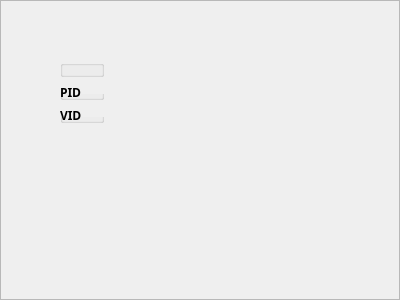
<?xml version="1.0" encoding="UTF-8"?>
<ui version="4.0">
 <class>chargeParaTab</class>
 <widget class="QWidget" name="chargeParaTab">
  <property name="geometry">
   <rect>
    <x>0</x>
    <y>0</y>
    <width>400</width>
    <height>300</height>
   </rect>
  </property>
  <property name="font">
   <font>
    <family>微软雅黑</family>
    <weight>75</weight>
    <bold>true</bold>
   </font>
  </property>
  <property name="windowTitle">
   <string>Form</string>
  </property>
  <layout class="QVBoxLayout" name="verticalLayout_2">
   <property name="spacing">
    <number>0</number>
   </property>
   <property name="leftMargin">
    <number>0</number>
   </property>
   <property name="topMargin">
    <number>0</number>
   </property>
   <property name="rightMargin">
    <number>0</number>
   </property>
   <property name="bottomMargin">
    <number>0</number>
   </property>
   <item>
    <widget class="QScrollArea" name="scrollArea">
     <property name="widgetResizable">
      <bool>true</bool>
     </property>
     <widget class="QWidget" name="scrollAreaWidgetContents">
      <property name="geometry">
       <rect>
        <x>0</x>
        <y>0</y>
        <width>398</width>
        <height>298</height>
       </rect>
      </property>
      <widget class="QWidget" name="layoutWidget">
       <property name="geometry">
        <rect>
         <x>50</x>
         <y>50</y>
         <width>62</width>
         <height>81</height>
        </rect>
       </property>
       <layout class="QVBoxLayout" name="verticalLayout" stretch="2,3,7">
        <property name="leftMargin">
         <number>9</number>
        </property>
        <property name="topMargin">
         <number>9</number>
        </property>
        <property name="rightMargin">
         <number>9</number>
        </property>
        <property name="bottomMargin">
         <number>9</number>
        </property>
        <item>
         <widget class="QGroupBox" name="groupBox">
          <property name="title">
           <string/>
          </property>
         </widget>
        </item>
        <item>
         <widget class="QGroupBox" name="groupBox_2">
          <property name="title">
           <string>PID</string>
          </property>
         </widget>
        </item>
        <item>
         <widget class="QGroupBox" name="groupBox_3">
          <property name="title">
           <string>VID</string>
          </property>
         </widget>
        </item>
       </layout>
      </widget>
     </widget>
    </widget>
   </item>
  </layout>
 </widget>
 <resources/>
 <connections/>
</ui>
